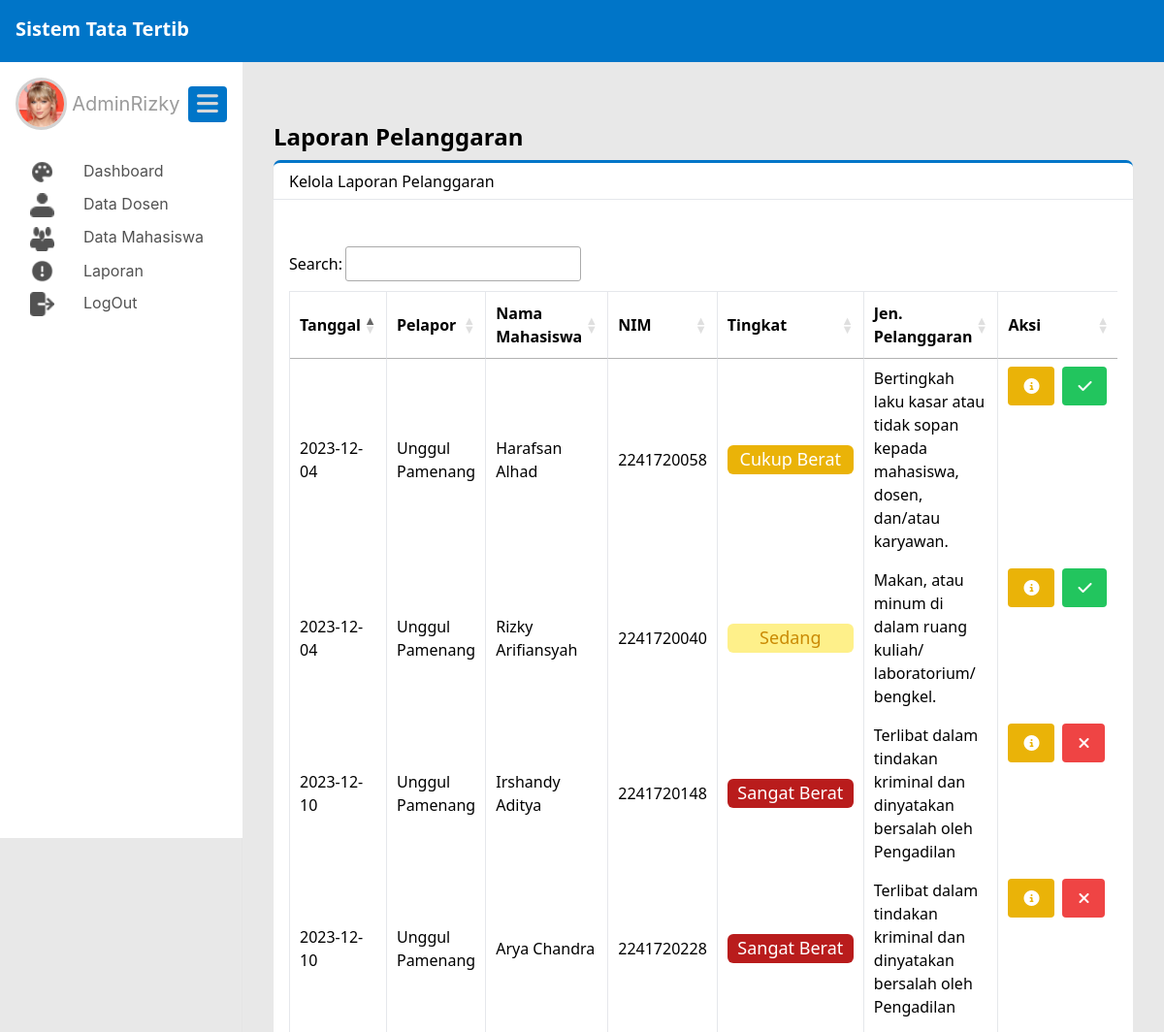
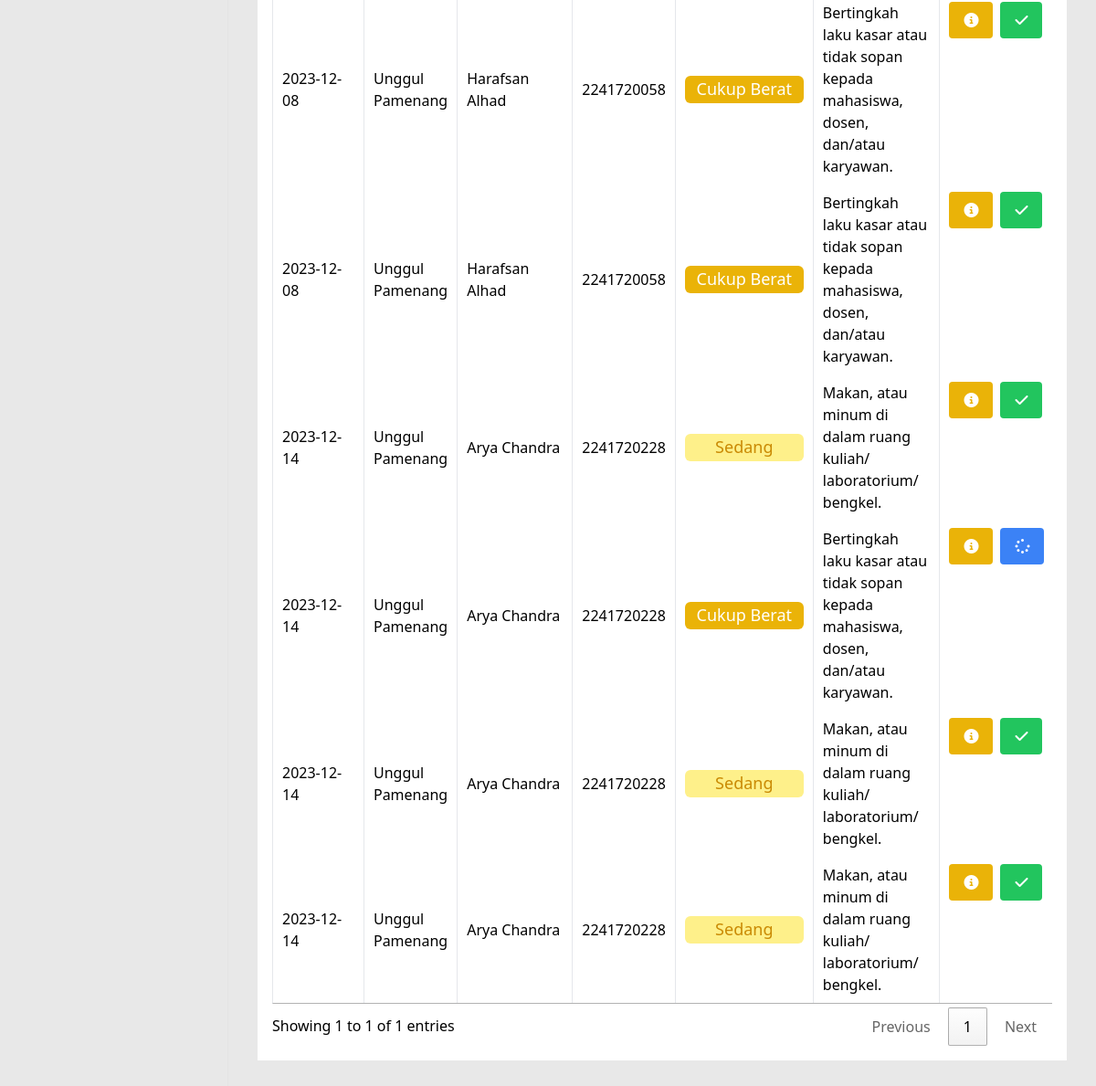
The page /public/admin/laporanPelanggaran (signed in) on the database as committed earlier (2 pictures, top to bottom).
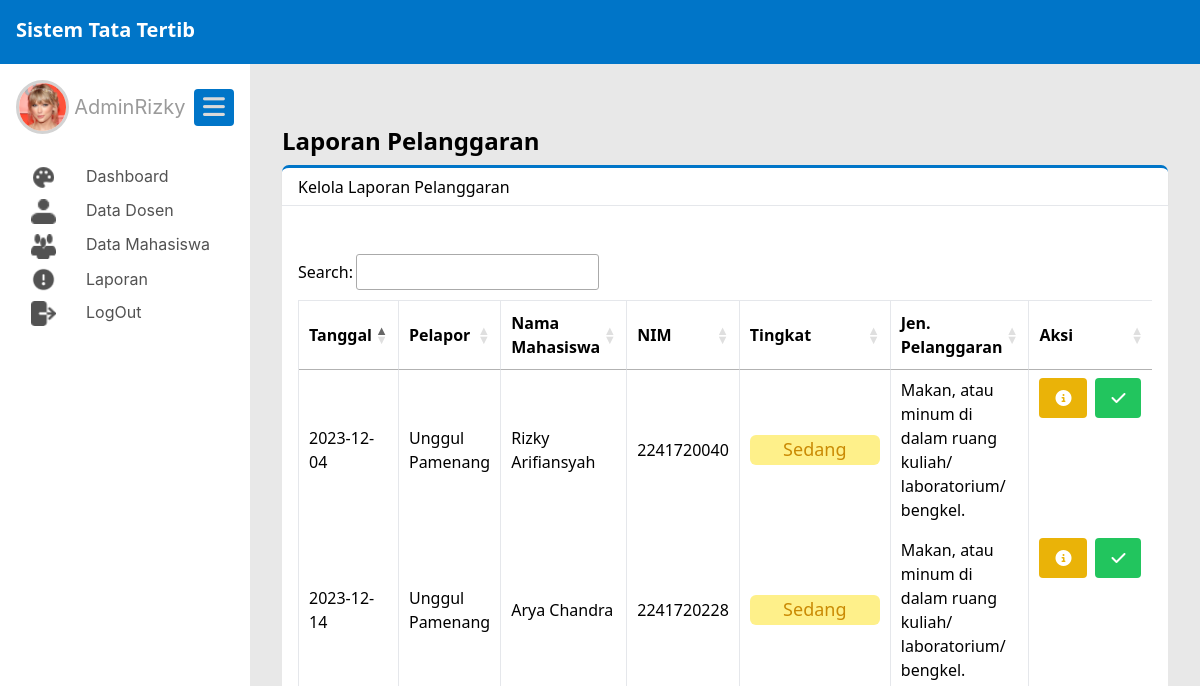
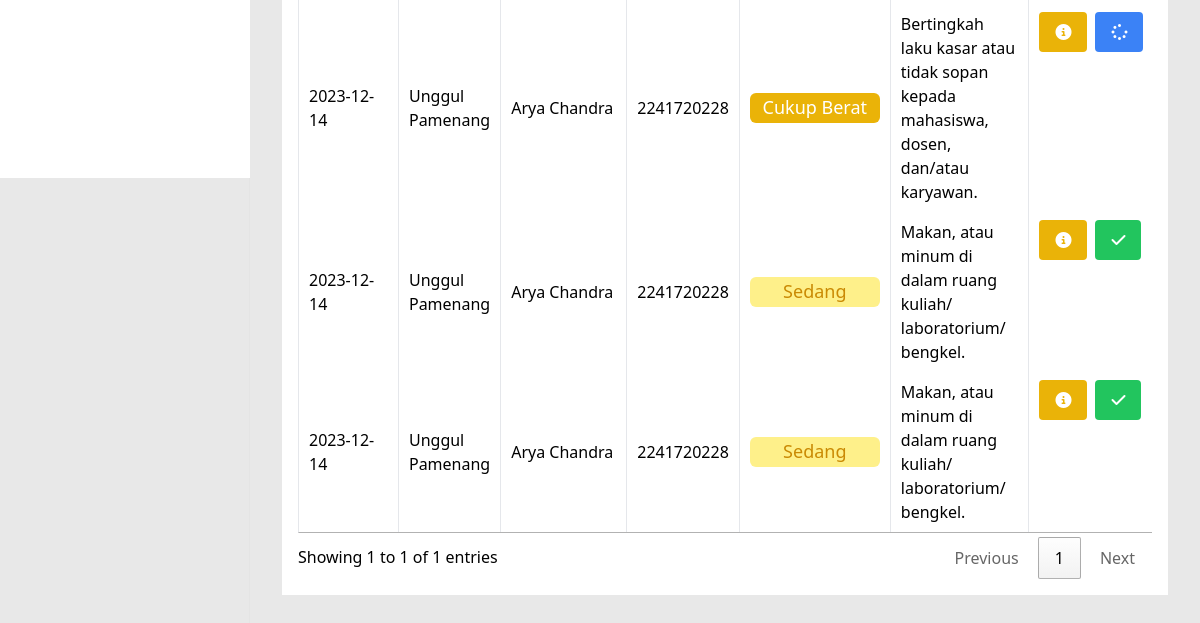
The same page on the database as committed later (2 pictures, top to bottom).
### tables this page shows
CREATE TABLE `pengaduan` (
  `pengaduan_id` int(11) NOT NULL,
  `nip` varchar(20) NOT NULL,
  `nim` varchar(20) NOT NULL,
  `pelanggaran_id` int(11) NOT NULL,
  `bukti_pelanggaran` varchar(200) NOT NULL,
  `tanggal_pengaduan` date NOT NULL,
  `status_pengaduan` enum('valid','tidak valid','proses') NOT NULL,
  `catatan` text NOT NULL
);

CREATE TABLE `dosen` (
  `nip` varchar(20) NOT NULL,
  `nama` varchar(50) NOT NULL,
  `TTL` varchar(50) NOT NULL,
  `jenis_kelamin` enum('L','P') NOT NULL,
  `jabatan` varchar(50) NOT NULL,
  `email` varchar(50) NOT NULL,
  `no_phone` int(11) NOT NULL,
  `alamat` varchar(100) NOT NULL,
  `dosen_img` varchar(150) NOT NULL,
  `user_id` int(11) NOT NULL
);

CREATE TABLE `mahasiswa` (
  `nim` varchar(20) NOT NULL,
  `prodi_id` int(11) NOT NULL,
  `nama` varchar(50) NOT NULL,
  `TTL` varchar(50) NOT NULL,
  `jenis_kelamin` enum('L','P') NOT NULL,
  `alamat` varchar(100) NOT NULL,
  `email` varchar(50) NOT NULL,
  `no_phone` varchar(11) NOT NULL,
  `phone_ortu` varchar(20) NOT NULL,
  `jumlah_pelanggaran` int(11) NOT NULL,
  `mahasiswa_img` varchar(200) NOT NULL,
  `user_id` int(11) NOT NULL
);

CREATE TABLE `pelanggaran` (
  `pelanggaran_id` int(11) NOT NULL,
  `pelanggaran` varchar(200) NOT NULL,
  `tingkat` int(11) NOT NULL,
  `sanksi_pelanggaran` varchar(500) NOT NULL
);

### app/core/Controller.php (called while the page is built, shortened)
<?php
class Controller{
    public function view($view, $data = []){
        require_once '../app/views/' . $view . '.php';
    }
    public function model($model){
        return new $model;
    }
}

### app/controllers/Admin.php (called while the page is built, shortened)
<?php
class Admin extends Controller{
    public function laporanPelanggaran(){
        $data['judul'] = 'Admin Page';
        $data['Pelanggaran'] = $this->model('Admin_model')->getLaporanPelanggaran();
        $this->view('templates/admin/header', $data);
        $this->view('admin/laporanPelanggaran', $data);
        $this->view('templates/admin/footer');
    }
}

### app/core/App.php (called while the page is built, shortened)
<?php
class App
{
    protected $method = 'index';
    protected $params = [];
    public function __construct()
    {
        $url = $this->parseURL();
        if(file_exists('../app/controllers/' . $url[0] . '.php')){
            unset($url[0]);
        }
        $this->controller = new $this->controller;
        if(isset($url[1])){
            if(method_exists($this->controller, $url[1])){
                $this->method = $url[1];
            }
        }
        call_user_func_array([$this->controller, $this->method], $this->params);
    }
    public function parseURL()
    {
        if (isset($_GET['url'])) {
            $url = rtrim($_GET['url'], '/');
            $url = filter_var($url, FILTER_SANITIZE_URL);
            $url = explode('/', $url);
            return $url;
        }
    }
}

### public/index.php (called while the page is built, shortened)
<?php
$app = new App;

### app/core/Database.php (called while the page is built, shortened)
<?php
class Database
{
    private $host = DB_HOST;
    private $user = DB_USER;
    private $pass = DB_PASS;
    private $db_name = DB_NAME;
    private $dbh;
    private $stmt;
    public function __construct()
    {
        $dsn = 'mysql:host=' . $this->host . ';dbname=' . $this->db_name;
        $option = [
            PDO::ATTR_PERSISTENT => true,
            PDO::ATTR_ERRMODE => PDO::ERRMODE_EXCEPTION
        ];
        try {
            $this->dbh = new PDO($dsn, $this->user, $this->pass, $option);
        } catch (PDOException $e) {
            die($e->getMessage());
        }
    }
    public function query($query)
    {
        $this->stmt = $this->dbh->prepare($query);
    }
    public function execute()
    {
        $this->stmt->execute();
    }
    public function resultSet()
    {
        $this->execute();
        return $this->stmt->fetchAll(PDO::FETCH_ASSOC);
    }
}

### app/models/Admin_model.php (called while the page is built, shortened)
<?php
class Admin_model
{
    private $table1 = 'dosen';
    private $table2 = 'mahasiswa';
    private $table3 = 'pengaduan';
    private $table4 = 'pelanggaran';
    private $db;
    public function __construct()
    {
        $this->db = new Database;
    }
    public function getLaporanPelanggaran()
    {
        $this->db->query('SELECT p.pengaduan_id, p.status_pengaduan, p.tanggal_pengaduan, d.nama as nama_dosen, m.nama, m.nim, pe.tingkat, pe.pelanggaran
        FROM ' . $this->table3 . ' AS p
        JOIN ' . $this->table1 . ' AS d ON p.nip = d.nip
        JOIN ' . $this->table2 . ' AS m ON p.nim = m.nim
        JOIN ' . $this->table4 . ' AS pe ON p.pelanggaran_id = pe.pelanggaran_id');
        return $this->db->resultSet();
    }
}

### app/views/admin/laporanPelanggaran.php (the view, shortened to what this page needs)
<div class="flex-1 pl-8 pb-8 pt-6 pr-8 shadow-sm main_content">
  <div id="laporan_pelanggaran">
    <h1 class="text-2xl font-bold mb-2">Laporan Pelanggaran</h1>
    <div class="flex bg-white h-10 items-center shadow-sm subtitle_dashboard">
      <div class="flex-1 ml-4">Kelola Laporan Pelanggaran</div>
    </div>
    <div class="flex bg-white">
      <div class="flex-1 bg-white p-4">
        <div class="grid grid-cols-1 gap-4">
          <div class="container mx-auto mt-8 containerTableDosen overflow-x-auto">
            <table id="tableLaporan" class="min-w-full border ">
              <thead>
                <tr class="border-b">
                  <th class="py-2 px-4 border-r">Tanggal</th>
                  <th class="py-2 px-4 border-r">Pelapor</th>
                  <th class="py-2 px-4 border-r">Nama Mahasiswa</th>
                  <th class="py-2 px-4 border-r">NIM</th>
                  <th class="py-2 px-4 border-r">Tingkat</th>
                  <th class="py-2 px-4 border-r">Jen. Pelanggaran</th>
                  <th class="py-2 px-4 border-r">Aksi</th>
                </tr>
              </thead>
              <?php
              foreach ($data['Pelanggaran'] as $row) :
              ?>
                <tbody>
                  <tr class="border-b">
                    <td class="py-2 px-4 border-r"><?= $row['tanggal_pengaduan']; ?></td>
                    <td class="py-2 px-4 border-r"><?= $row['nama_dosen']; ?></td>
                    <td class="py-2 px-4 border-r">
                      <p class="nama_dosen_table inline"><?= $row['nama']; ?></p>
                    </td>
                    <td class="py-2 px-4 border-r">
                      <p class="nama_dosen_table inline"><?= $row['nim']; ?></p>
                    </td>
                    <td class="py-2 px-4 border-r text-center"><?php
                                                                if ($row['tingkat'] == '1') {
                                                                  echo '<div class="w-[130px] h-[30px] rounded-md bg-red-700 px-1 text-lg font-medium text-white">Sangat Berat</div>';
                                                                } elseif ($row['tingkat'] == '2') {
                                                                  echo '<div class="w-[130px] h-[30px] rounded-md bg-orange-600 px-1 text-lg font-medium text-white">Berat</div>';
                                                                } elseif ($row['tingkat'] == '3') {
                                                                  echo '<div class="w-[130px] h-[30px] rounded-md bg-yellow-500 px-1 text-lg font-medium text-white">Cukup Berat</div>';
                                                                } elseif ($row['tingkat'] == '4') {
                                                                  echo '<div class="w-[130px] h-[30px] rounded-md bg-yellow-200 px-1 text-lg font-medium text-yellow-600">Sedang</div>';
                                                                } elseif ($row['tingkat'] == '5') {
                                                                  echo '<div class="w-[130px] h-[30px] rounded-md bg-green-200 px-1 text-lg font-medium text-green-700">Ringan</div>';
                                                                }
                                                                ?></td>
                    <td class="py-2 px-4 border-r"><?= $row['pelanggaran']; ?></td>
                    <td class="py-2 px-4 border-r flex p-2 gap-2 ">
                      <a href="#" onclick="showModalKompen(<?= $row['pengaduan_id']; ?>);" class="bg-yellow-500 hover:bg-yellow-700 sm:right-[-100px] text-white font-bold py-2 px-4 rounded inline"><i class="fas fa-info-circle"></i></a>
                      <?php if ($row['status_pengaduan'] ==  'valid') { ?>
                        <button class="bg-green-500 sm:right-[-100px] text-white font-bold py-2 px-4 rounded inline"><i class="fa-solid fa-check"></i></button>
                      <?php } else if ($row['status_pengaduan'] ==  'tidak valid') { ?>
                        <button class="bg-red-500 sm:right-[-100px] text-white font-bold py-2 px-4 rounded inline"><i class="fas fa-times"></i>
                        </button>
                      <?php } else if ($row['status_pengaduan'] ==  'proses') { ?>
                        <button class="bg-blue-500 sm:right-[-100px] text-white font-bold py-2 px-4 rounded inline"><i class="fas fa-spinner"></i>
                      <?php } else if ($row['status_pengaduan'] == 'baru') { ?>
                        <button class="bg-blue-500 sm:right-[-100px] text-white font-bold py-2 px-4 rounded inline"><i class="fas fa-check"></i>
                        </button>
                        <?php } ?>
                    </td>
                  </tr>
                <?php
              endforeach;
                ?>
                </tbody>
            </table>
          </div>
        </div>
      </div>
    </div>
  </div>
</div>

### app/views/templates/admin/header.php (shortened to what this page needs)
<!DOCTYPE html>
<html lang="en">
<head>
  <script src="https://cdn.tailwindcss.com"></script>
  <link href="https://cdn.jsdelivr.net/npm/tailwindcss@2.2.19/dist/tailwind.min.css" rel="stylesheet">
  <link rel="stylesheet" href="<?= BASEURL; ?>/css/style.css">
  <link rel="stylesheet" href="https://cdnjs.cloudflare.com/ajax/libs/font-awesome/6.4.2/css/all.min.css" />
  <link rel="stylesheet" type="text/css" href="https://cdn.datatables.net/1.13.7/css/jquery.dataTables.min.css">
</head>
<body class="font-sans main">
  <nav class="navbar p-4 h-16 fixed top-0 w-full bg-gray-800 z-50">
    <div class="container-fluid mx-auto flex justify-between items-center">
      <div class="text-white font-bold text-xl">Sistem Tata Tertib</div>
    </div>
  </nav>
  <div class="flex">
    <aside class="p-4 sidebar">
      <div class="profil_db">
        <img src="<?= BASEURL; ?>/img/profil/profil.png" alt="" class="foto_profil">
        <h3 class="nama_profil">AdminRizky</h3>
        <div class="containerBars containerBarsDefault">
          <i class="fa-solid fa-bars icon_bars toggle_bars"></i>
        </div>
      </div>
      <ul>
        <li class="mb-2 sidebar_item" id="dashboard_nav"><a href="<?= BASEURL; ?>/admin" class="text_sidebar"><img src="<?= BASEURL; ?>/img/icon/dashboard.png" class="inline icon_sidebar" alt=""><span class="sidebar_text">Dashboard</span></a></li>
        <li class="mb-2 sidebar_item" id="data_dosen_nav"><a href="<?= BASEURL; ?>/admin/dosen" class="text_sidebar"><img src="<?= BASEURL; ?>/img/icon/data_dosen.png" class="inline icon_sidebar" alt=""><span class="sidebar_text">Data Dosen</span></a></li>
        <li class="mb-2 sidebar_item" id="data_mahasiswa_nav"><a href="<?= BASEURL; ?>/admin/mahasiswa" class="text_sidebar"><img src="<?= BASEURL; ?>/img/icon/data_mahasiswa.png" class="inline icon_sidebar" alt=""><span class="sidebar_text">Data Mahasiswa</span></a></li>
        <li class="mb-2 sidebar_item relative" id="laporan_nav">
          <a href="#" class="text_sidebar flex items-center">
            <img src="<?= BASEURL; ?>/img/icon/laporan_penggunaan.png" class="inline icon_sidebar" alt="">
            <span class="sidebar_text">Laporan</span>
          </a>
        </li>
        <li class="mb-2 sidebar_item"><a href="#" onclick="confirmLogin()" class="text_sidebar"><img src="<?= BASEURL; ?>/img/icon/logout.png" class="inline icon_sidebar" alt=""><span class="sidebar_text">LogOut</span></a></li>
      </ul>
    </aside>

### app/views/templates/admin/footer.php (shortened to what this page needs)
</body>
</html>

### public/css/style.css (style rules this page uses)
.navbar { background-color: #0075c8 !important; }
.icon_sidebar { margin-right: 30px; margin-left: 15px; width: 25px; height: 25px; }
.text_sidebar { color: #525252; font-family: Inter; font-size: 16px; font-style: normal; font-weight: 400; line-height: normal; }
.sidebar { background: #fff; width: 250px; height: 100vh; z-index: 30; position: fixed; margin-top: 64px; }
.main_content { margin-left: 250px; margin-top: 64px; }
.main { background: #e8e8e8; }
.profil_db { align-items: center !important; display: flex; margin-bottom: 30px; }
.nama_profil { color: #9b9b9b; font-family: Inter; font-size: 20px; font-style: normal; font-weight: 400; line-height: normal; }
.containerBars { width: 40px; height: 37px; border-radius: 4px; background: #0075c8; display: flex; justify-content: center; align-items: center; margin-left: auto; }
.icon_bars { font-size: 25px; border-radius: 2.5px; color: #d9d9d9; }
.foto_profil { border-radius: 50px; border: solid; border-color: lightgray; width: 53.2px; height: 54.133px; flex-shrink: 0; margin-right: 5px; }
.subtitle_dashboard { border-top: solid; border-radius: 7px 7px 0px 0px; border-color: #0075c8; }

Rows that differ between the two databases and show on the page:
removed pengaduan: tanggal_pengaduan "2023-12-04", nip.nama "Unggul Pamenang", nim.nama "Harafsan Alhad", nim.nim "2241720058", shows "Cukup Berat", pelanggaran.pelanggaran "Bertingkah laku kasar atau tidak sopan kepada mahasiswa, dosen, dan/atau karyawan.", status_pengaduan "valid" (drawn)
removed pengaduan: tanggal_pengaduan "2023-12-10", nip.nama "Unggul Pamenang", nim.nama "Irshandy Aditya", nim.nim "2241720148", shows "Sangat Berat", pelanggaran.pelanggaran "Terlibat dalam tindakan kriminal dan dinyatakan bersalah oleh Pengadilan", status_pengaduan "tidak valid" (drawn)
removed pengaduan: tanggal_pengaduan "2023-12-10", nip.nama "Unggul Pamenang", nim.nama "Arya Chandra", nim.nim "2241720228", shows "Sangat Berat", pelanggaran.pelanggaran "Terlibat dalam tindakan kriminal dan dinyatakan bersalah oleh Pengadilan", status_pengaduan "tidak valid" (drawn)
removed pengaduan: tanggal_pengaduan "2023-12-08", nip.nama "Unggul Pamenang", nim.nama "Harafsan Alhad", nim.nim "2241720058", shows "Cukup Berat", pelanggaran.pelanggaran "Bertingkah laku kasar atau tidak sopan kepada mahasiswa, dosen, dan/atau karyawan.", status_pengaduan "valid" (drawn)
removed pengaduan: tanggal_pengaduan "2023-12-08", nip.nama "Unggul Pamenang", nim.nama "Harafsan Alhad", nim.nim "2241720058", shows "Cukup Berat", pelanggaran.pelanggaran "Bertingkah laku kasar atau tidak sopan kepada mahasiswa, dosen, dan/atau karyawan.", status_pengaduan "valid" (drawn)
